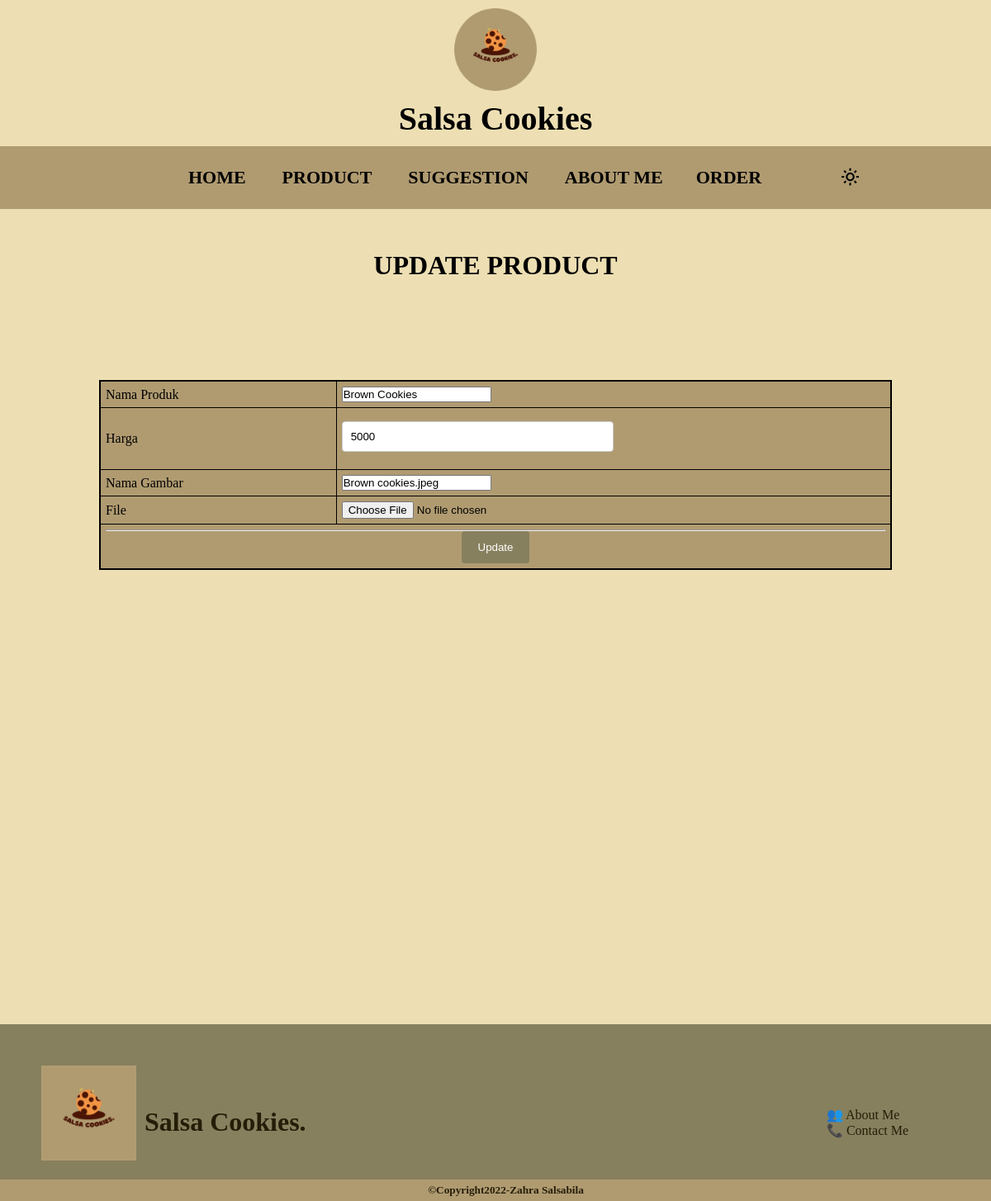
Page /produk/update.php?id=7 on the committed database.
### tables this page shows
CREATE TABLE `detailproduk` (
  `id` int(11) NOT NULL,
  `namaProduk` varchar(255) DEFAULT NULL,
  `gambar` varchar(255) DEFAULT NULL,
  `harga` int(11) DEFAULT NULL,
  `tanggal` timestamp NOT NULL DEFAULT current_timestamp() ON UPDATE current_timestamp()
);

### produk/update.php (the view, shortened to what this page needs)
<?php
include "../connector.php";
    $idProduk = $_GET['id'];
    $tableGambar = mysqli_query($connect, "SELECT * FROM detailproduk WHERE id='$idProduk'");
    $rowGambar = mysqli_fetch_array($tableGambar);
?>
<!DOCTYPE html>
<html lang="en">
<head>
    <link rel="stylesheet" href="../style.css">
    <link rel="stylesheet" href="https://unpkg.com/boxicons@2.1.4/css/boxicons.min.css">
</head>
<body class=body>
    <header>
        <h1> <img src="Logo Salsa Cookies.png" alt="Logo" width="60" height="60"> <br> Salsa Cookies </h1>
    </header>
    <nav class="navigator">
        <ul>
            <li><a href="../index.php"> HOME </a></li>
            <li><a href="produk/index.php"> PRODUCT </a></li>
            <li><a href="#"> SUGGESTION </a></li>
            <li><a href="../About Me.html"> ABOUT ME </a><li>
            <li><a href="../index.php#section2"> ORDER </a></li>
        </ul>
        <i class='bx bx-sun' id="lightMode"></i>
    </nav>
    <section class="center">
            <form action="" method="POST" enctype="multipart/form-data" class="box">
            <h3 align="center"> UPDATE PRODUCT</h3>
                <table border="0" align="center">
                    <tr>
                        <td>Nama Produk</td>
                        <td><input type="text" name="namaProduk" placeholder="Masukkan Nama Barang" value="<?= $rowGambar['namaProduk'] ?>"required></td>
                    </tr>
                    <tr>
                        <td>Harga</td>
                        <td><input type="number" name="harga" placeholder="Masukkan Harga Barang" value="<?= $rowGambar['harga'] ?>"required></td>
                    </tr>
                    <tr>
                        <td>Nama Gambar</td>
                        <td><input type="text" name="nama_gambar" placeholder="Masukkan Nama Gambar" value="<?= $rowGambar['gambar'] ?>"required></td>
                    </tr>
                    <tr>
                        <td>File</td>
                        <td><input type="file" name="gambar" value="<?=$rowGambar['gambar']?>"required></td>
                    </tr>
                    <tr>
                        <td align="center" colspan="2"><hr><input type="submit" name="update" value="Update"></td>
                    </tr>
                </table>
            </form>
        </section>
        <footer>
            <div class="footer">
                <img src="../Logo-Salsa Cookies.png" alt="Logo">
                <h3> Salsa Cookies. </h3>
                <ul>
                    <li> <a href="About Me.html"> 👥 About Me </a></li>
                    <li> <a href="#section2"> 📞 Contact Me </a></li>
                </ul>
                <br>
            </div>
        </footer>
        <h5 class="bottom"> ©Copyright2022-Zahra Salsabila </h5>
</body>
</html>

### style.css (style rules this page uses)
* { margin: 0; padding: 0; }
header { text-align: center; justify-content: center; margin:auto; background-color: #EDDFB3; display: block; right: 0px; left: 0; padding: 10px 50px; z-index: 2; font-family: 'Frank Ruhl Libre', serif; font-size: 20px; }
header h1 img { height: 100px; width: 100px; }
.navigator { justify-content: center; background-color: #B09B71; display: flex; position: relative; right: 0; left: 0; z-index: 1; }
.navigator ul { list-style: none; margin: 0 50px; padding: 0; justify-content: center; }
.navigator li { display: inline-block; font-size: 22px; font-family: 'Frank Ruhl Libre', serif; }
.navigator a { text-decoration: none; color: black; display: block; padding: 25px 20px; text-transform: uppercase; font-weight: bold; text-align: center; }
i { font-size: 25px; cursor: pointer; padding-top: 25px; margin-left: 25px; }
body { background-color: #EDDFB3; }
input[type="number"] { width: 50%; padding: 10px; border: 1px solid #ccc; border-radius: 4px; box-sizing: border-box; margin-top: 10px; margin-bottom: 15px; resize: vertical; }
input[type=submit] { background-color: #87805E; color: white; padding: 12px 20px; border: none; border-radius: 4px; cursor: pointer; }
.footer { background-color: #87805E; margin-top: 550px; padding-top: 50px; padding-bottom: 120px; }
footer h3 { padding-left: 10px; padding-top: 50px; float: left; color: rgba(32, 25, 4, 0.959); }
footer ul { float: right; list-style-type: none; text-decoration: none; padding-right: 100px; padding-top: 50px; }
footer a { text-decoration: none; color: rgba(32, 25, 4, 0.959); }
footer img { display: block; margin-left: auto; margin-right: auto; height: 115px; float: left; padding-left: 50px; }
.bottom { background-color: #B09B71; text-align: center; padding: 5px 0px 5px 25px; color: rgba(32, 25, 4, 0.959); }

### produk/update.php (style rules this page uses)
* { margin: 0; padding: 0; }
h3 { padding-top: 50px; font-size: 32px; }
table { border-collapse: collapse; width: 80%; margin-top: 10%; margin-left: auto; margin-right: auto; border: 2px solid black; }
table td, table th { background-color: #B09B71; border: 1px solid black; padding: 6px; width: 100px; }

### rows in the picture
detailproduk: namaProduk "Brown Cookies", harga "5000", nama_gambar "Brown cookies.jpeg"
